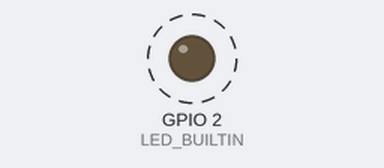
Simulated run of this program. Board: ESP8266 (NodeMCU). On the bench: output pins drawn as LEDs (lit = HIGH, except the on-board LED, lit = LOW). Dashed ring = blinking. WiFi joins after 1.5 s; servers stay silent unless stated; uploads are accepted with an empty reply; not simulated (calls return 0 or success): credentials.h; what the program prints to the serial monitor is not drawn.

Above: at 2.8 s.
Timing chart, 0 to 6.9 s (numbered marks = the images above):
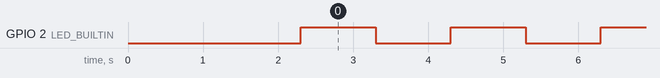

The program:

main.cpp
```cpp
#include <Arduino.h>
#include "credentials.h"
#include<ESP8266WiFi.h>
#include "httphelper.h"

void setup() {
  // put your setup code here, to run once:

  pinMode(LED_BUILTIN,OUTPUT);

  Serial.begin(115200);

  Serial.println("Connecting...");

  WiFi.begin(WIFI_SSID,WIFI_PASS);
  while(WiFi.status() != WL_CONNECTED)
  {
    delay(500);
  }
  Serial.println("Connected...\n");


  String URL = "http://f4d5afdfbd82.ngrok.io";

  get(URL);
  post(URL,"SAM");

  get(URL+"/json",1);

  post(URL,"{\"message\":\"GO USCMakers\"}",1);

}

void loop() {
  // put your main code here, to run repeatedly:

  digitalWrite(LED_BUILTIN,HIGH);
  delay(1000);

  digitalWrite(LED_BUILTIN,LOW);
  delay(1000);

}
```

httphelper.h
```cpp
#include <ESP8266HTTPClient.h>
#include <ArduinoJson.h>

void get(String url, int json=0)
{
  Serial.println("\nGETTING...");

  HTTPClient http;
  http.begin(url);

  int code = http.GET();
  Serial.print("STATUS CODE: "); Serial.println(code);
  String response = http.getString();
  Serial.println("RESPONSE: ");
  Serial.println(response);

  if(json)
  {
      const int capacity = 4 * JSON_OBJECT_SIZE(2);
      StaticJsonDocument<capacity> doc;
      DeserializationError e = deserializeJson(doc, response);

      if(e) {
          Serial.println("Deserialization Error:");
          Serial.println(e.c_str());
      }
      else {
              const char* message = doc["message"];
              Serial.println(message);
      }
  }

  http.end();
}


void post(String url, String data,int json=0)
{
  Serial.println("\nPOSTING...");

  HTTPClient http;

  http.begin(url);

  String headerContentType = "text/plain";

  if(json) headerContentType = "application/json";

  http.addHeader("Content-type",headerContentType);

  int code = http.POST(data);
  Serial.print("STATUS CODE: "); Serial.println(code);


  Serial.print("Printing response: ");
  String response = http.getString();
  Serial.println();

  http.end();
}
```

Measured:
- by itself, GPIO 2 (LED_BUILTIN): alternates HIGH for 1.0 s and LOW for 1.0 s
